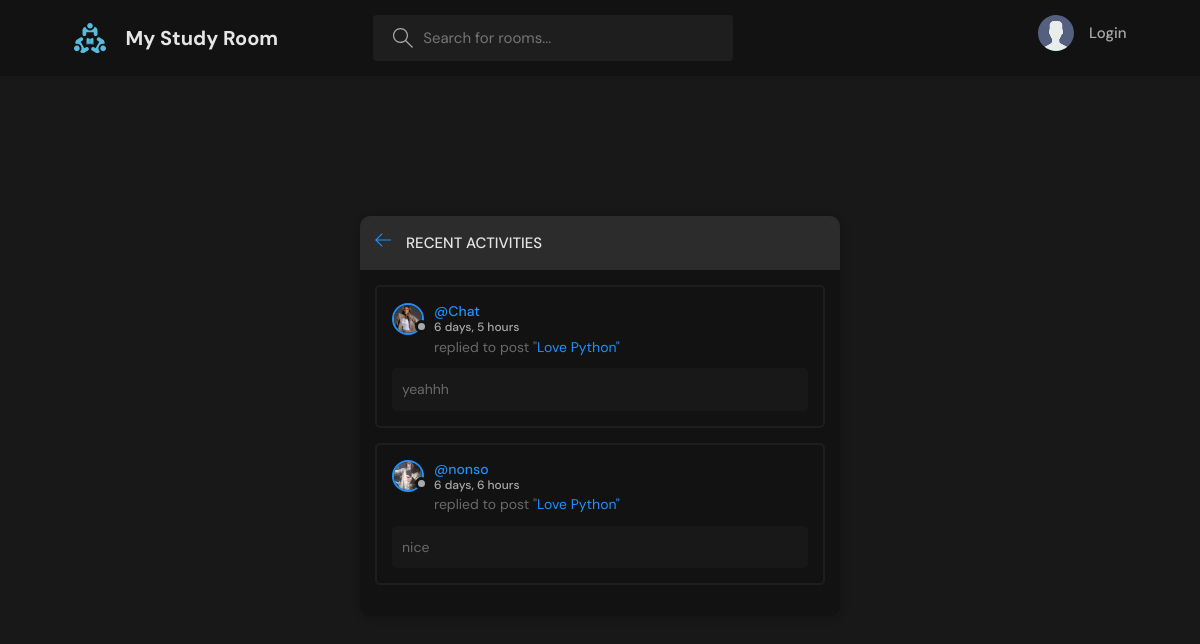
The app's page /activities with its own data.
### studyroom/models.py (models this page shows)
class Message(models.Model):
    user = models.ForeignKey(User, on_delete=models.CASCADE)
    room = models.ForeignKey(Room, on_delete=models.CASCADE)
    body = models.TextField()
    updated = models.DateTimeField(auto_now=True)
    created = models.DateTimeField(auto_now_add=True)
    def __str__(self):
        return self.body[0:50]
    class Meta:
        ordering =['-updated', 'created']

class User(AbstractUser):
    name = models.CharField(max_length=200,null=True)
    email = models.EmailField(unique=True,null=True)
    bio = models.TextField(null=True)
    avatar = models.ImageField(null=True,default='avatar.svg')
    USERNAME_FIELD='email'
    REQUIRED_FIELDS = []

class Room(models.Model):
    host = models.ForeignKey(User, on_delete=models.SET_NULL, null=True)
    topic = models.ForeignKey(Topic, on_delete=models.SET_NULL, null=True)
    name = models.CharField(max_length= 200)
    description = models.TextField(null=True , blank=True)
    participants = models.ManyToManyField(User, related_name='participants', blank=True)
    updated = models.DateTimeField(auto_now=True)
    created = models.DateTimeField(auto_now_add=True)
    class Meta:
        ordering = ['-updated', 'created']
    def __str__(self):
        return self.name

### studyroom/views.py (the view)
# urls.py: path('activities', v.activitypage, name='activities'),
def activitypage(request):
    room = Room.objects.all()
    topics = Topic.objects.all()
    room_activity = Message.objects.all()
    context={'room':room,'topics':topics,'room_activity':room_activity}
    return render(request, 'studyroom/activity.html',context)

### studyroom/templates/studyroom/activity.html (shortened to what this page needs)
{% extends 'main.html' %}
{% block content %}
    <main class="layout">
      <div class="container">
        <div class="layout__box">
          <div class="layout__boxHeader">
            <div class="layout__boxTitle">
              <a href="{{request.META.HTTP_REFERER}}">
                <svg version="1.1" xmlns="http://www.w3.org/2000/svg" width="32" height="32" viewBox="0 0 32 32">
                  <title>arrow-left</title>
                  <path
                    d="M13.723 2.286l-13.723 13.714 13.719 13.714 1.616-1.611-10.96-10.96h27.625v-2.286h-27.625l10.965-10.965-1.616-1.607z"
                  ></path>
                </svg>
              </a>
              <h3>Recent Activities</h3>
            </div>
          </div>
          {% for message in room_activity %}
          <div class="activities__box">
            <div class="activities__boxHeader roomListRoom__header">
              <a
                href="{% url 'profile' message.user.id %}"
                class="roomListRoom__author"
              >
                <div class="avatar avatar--small">
                  <img src="{{message.user.avatar.url}}" />
                </div>
                <p>
                  @{{message.user.username}}
                  <span>{{message.created|timesince}}</span>
                </p>
              </a>
            </div>
            <div class="activities__boxContent">
              <p>
                replied to post "<a href="{% url 'room' message.room.id %}"
                  >{{message.room}}"</a
                >
              </p>
              <div class="activities__boxRoomContent">{{message}}</div>
            </div>
          </div>
          {% endfor %}
        </div>
      </div>
    </main>
{% endblock %}

### static/styles/style.css (style rules this page uses)
:root { --color-main: #1E90FF; --color-main-light: #4682B4; --color-dark: #121212; --color-dark-medium: #1E1E1E; --color-dark-light: #2C2C2C; --color-light: #E5E5E5; --color-gray: #A9A9A9; --color-light-gray: #696969; --color-bg: #181818; --color-success: #4CAF50; --color-error: #FF5252; }
* { font-family: "DM Sans", -apple-system, BlinkMacSystemFont, "Segoe UI", Roboto, Oxygen, Ubuntu, Cantarell, "Open Sans", "Helvetica Neue", sans-serif; margin: 0; padding: 0; box-sizing: border-box; text-rendering: optimizeLegibility; font-size: inherit; }
html { font-size: 56.25%; }
@media only screen and (min-width: 1200px) { html { font-size: 62.5%; } }
body { line-height: 1.6; font-weight: 400; font-size: 1.5rem; color: var(--color-light-gray); background-color: var(--color-bg); min-height: 100vh; }
img { width: 100%; }
a { display: inline-block; color: var(--color-main); text-decoration: none; }
.container { max-width: 120rem; width: 90%; margin: auto; }
.avatar { position: relative; display: inline-block; border-radius: 50%; border: 2px solid var(--color-main); }
.avatar img { display: block; border-radius: 50%; object-fit: cover; object-position: center; }
.avatar::after { content: ""; display: block; position: absolute; background-color: var(--color-gray); z-index: 111; border-radius: 50%; border: 0.3rem solid var(--color-dark); }
.avatar.avatar--small img { width: 2.8rem; height: 2.8rem; }
.avatar.avatar--small:after { width: 0.7rem; height: 0.7rem; bottom: 0px; right: -6px; }
.layout { margin-top: 2.4rem; }
.layout > .container { display: flex; justify-content: space-between; align-items: flex-start; }
.layout__box { width: 90%; max-width: 48rem; min-height: 40rem; position: absolute; top: 50%; left: 50%; transform: translate(-50%, -46%); background-color: var(--color-dark); border-radius: 1rem; box-shadow: 1px 1px 6px 3px rgba(0, 0, 0, 0.1); overflow: hidden; }
.layout__boxHeader { display: flex; padding: 1.5rem; background-color: var(--color-dark-light); }
.layout__boxTitle { display: flex; gap: 1.5rem; align-items: center; }
.layout__boxTitle h3 { text-transform: uppercase; font-weight: 500; color: var(--color-light); }
.layout__boxTitle svg { width: 1.6rem; height: 1.6rem; fill: var(--color-main); }
.roomListRoom__header { display: flex; justify-content: space-between; align-items: center; }
.roomListRoom__author { font-weight: 500; display: flex; align-items: center; gap: 1rem; }
.activities__box { margin: 1.5rem; padding: 1.5rem; border: 2px solid var(--color-dark-medium); border-radius: 5px; }
.activities__boxHeader p { font-size: 1.4rem; line-height: 1.3; }
.activities__boxHeader p span { color: var(--color-gray); font-size: 1.2rem; display: block; }
.activities__boxContent { margin-left: 4.2rem; }
.activities__boxContent { font-size: 1.4rem; }
.activities__boxRoomContent { background: var(--color-bg); padding: 1rem; border-radius: 5px; margin-top: 1rem; margin-left: -4.2rem; }

### records on screen
Message: user.avatar (picture), user.username "Chat", created "6 days, 5 hours", room "Love Python", body "yeahhh"
Message: user.avatar (picture), user.username "nonso", created "6 days, 6 hours", room "Love Python", body "nice"
